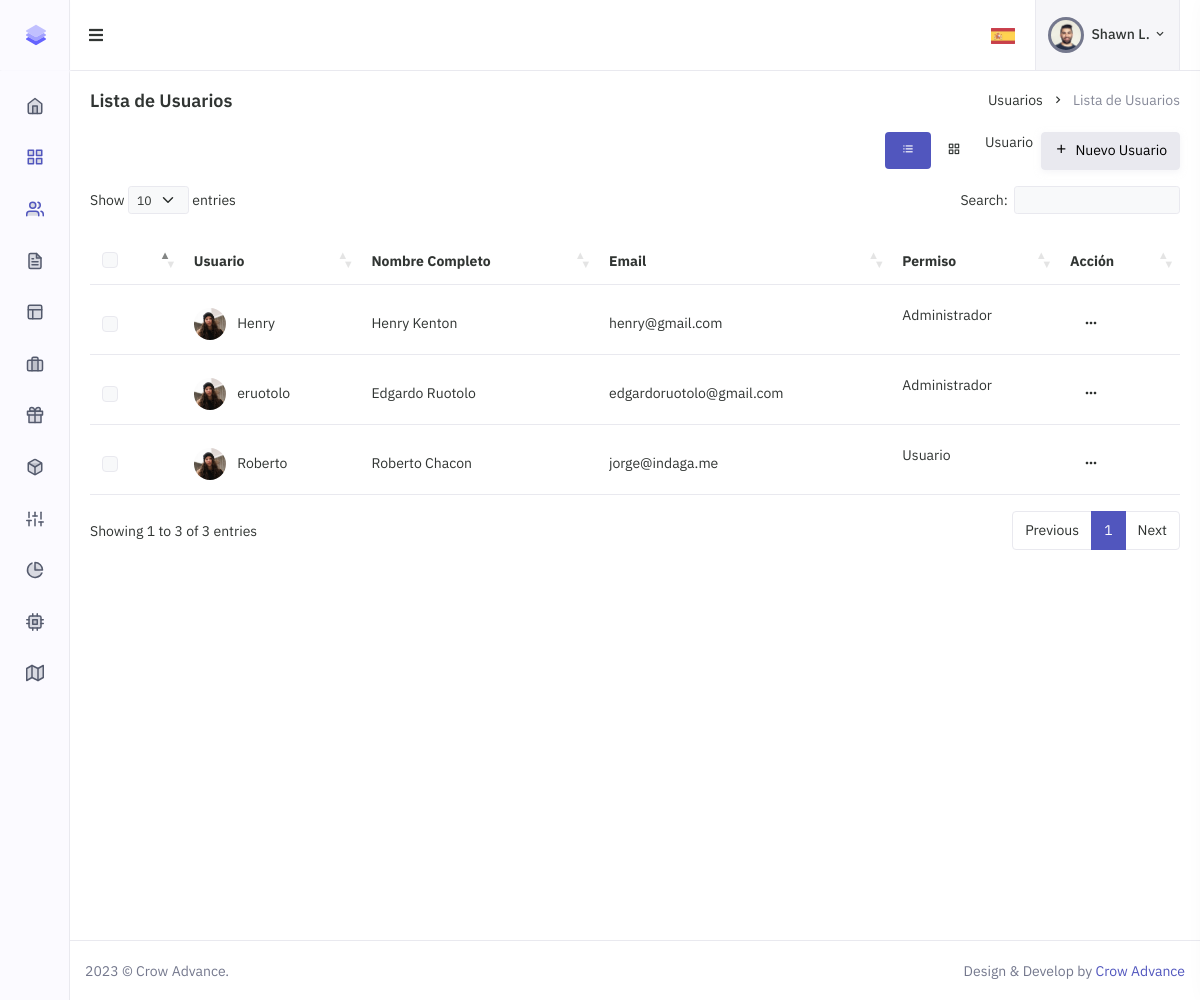
The page /Admin/apps-contacts-list.php (signed in) on the database its author committed.
### tables this page shows
CREATE TABLE `users` (
  `id` int(11) NOT NULL,
  `useremail` varchar(255) NOT NULL,
  `username` varchar(50) NOT NULL,
  `password` varchar(255) NOT NULL,
  `token` varchar(255) DEFAULT NULL,
  `created_at` datetime DEFAULT CURRENT_TIMESTAMP,
  `name` varchar(255) DEFAULT NULL,
  `lastname` varchar(255) DEFAULT NULL,
  `category` int(11) DEFAULT NULL
);

CREATE TABLE `user_category` (
  `id_Cat` int(11) NOT NULL,
  `cat_Nombre` varchar(255) DEFAULT NULL
);

### Admin/apps-contacts-list.php (the view, shortened to what this page needs)
<?php include 'layouts/head-main.php'; ?>
<?php include ('layouts/config.php');?>
<head>
    <link href="assets/libs/datatables.net-bs4/css/dataTables.bootstrap4.min.css" rel="stylesheet" type="text/css" />
    <link href="assets/libs/datatables.net-responsive-bs4/css/responsive.bootstrap4.min.css" rel="stylesheet" type="text/css" />
    <?php include 'layouts/head-style.php'; ?>
</head>
<?php include 'layouts/body.php'; ?>
<div id="layout-wrapper">
    <div class="main-content">
        <div class="page-content">
            <div class="container-fluid">
                <div class="row">
                    <div class="col-12">
                        <div class="page-title-box d-sm-flex align-items-center justify-content-between">
                            <h4 class="mb-sm-0 font-size-18">Lista de Usuarios</h4>
                            <div class="page-title-right">
                                <ol class="breadcrumb m-0">
                                    <li class="breadcrumb-item"><a href="javascript: void(0);">Usuarios</a></li>
                                    <li class="breadcrumb-item active">Lista de Usuarios</li>
                                </ol>
                            </div>
                        </div>
                    </div>
                </div>
                <div class="row align-items-center">
                    <div class="col-md-6">
                    </div>
                    <div class="col-md-6">
                        <div class="d-flex flex-wrap align-items-center justify-content-end gap-2 mb-3">
                            <div>
                                <ul class="nav nav-pills">
                                    <li class="nav-item">
                                        <a class="nav-link active" href="apps-contacts-list.php" data-bs-toggle="tooltip" data-bs-placement="top" title="List"><i class="bx bx-list-ul"></i></a>
                                    </li>
                                    <li class="nav-item">
                                        <a class="nav-link" href="apps-contacts-grid.php" data-bs-toggle="tooltip" data-bs-placement="top" title="Grid"><i class="bx bx-grid-alt"></i></a>
                                    </li>
                                </ul>
                            </div>
                            <?php
                            if ($category == 1) {
                                echo "<p>Admin</p>";
                            } else {
                                echo "<p>Usuario</p>";
                            }
                            ?>
                            <div>
                                <a href="apps-contacts-register.php" class="btn btn-light"><i class="bx bx-plus me-1"></i> Nuevo Usuario</a>
                            </div>
                        </div>
                    </div>
                </div>
                <div class="table-responsive mb-4">
                    <table class="table align-middle datatable dt-responsive table-check nowrap" style="border-collapse: collapse; border-spacing: 0 8px; width: 100%;">
                        <thead>
                            <tr>
                                <th scope="col" style="width: 50px;">
                                    <div class="form-check font-size-16">
                                        <input type="checkbox" class="form-check-input" id="checkAll">
                                    </div>
                                </th>
                                <th scope="col">Usuario</th>
                                <th scope="col">Nombre Completo</th>
                                <th scope="col">Email</th>
                                <th scope="col">Permiso</th>
                                <th style="width: 80px; min-width: 80px;">Acción</th>
                            </tr>
                        </thead>
                        <tbody>
                            <?php
                            $query ="SELECT * FROM users U
                            JOIN user_category UC
                            on U.category = UC.id_Cat";
                            $result_task = mysqli_query($link, $query);
                            while ($row = mysqli_fetch_Array($result_task))  {
                                ?>
                            <tr>
                                <th scope="row">
                                    <div class="form-check font-size-16">
                                        <input type="checkbox" class="form-check-input" id="contacusercheck1">
                                    </div>
                                </th>
                                <td>
                                    <img src="assets/images/users/avatar-2.jpg" alt="" class="avatar-sm rounded-circle me-2">
                                    <a href="#" class="text-body"><?php echo $row['username'] ?></a>
                                </td>
                                <td><?php echo $row['name'] ?> <?php echo $row['lastname'] ?></td>
                                <td><?php echo $row['useremail'] ?></td>
                                <td>
                                    <p><?php echo $row['cat_Nombre'] ?></p>
                                </td>
                                <td>
                                    <div class="dropdown">
                                        <button class="btn btn-link font-size-16 shadow-none py-0 text-muted dropdown-toggle" type="button" data-bs-toggle="dropdown" aria-expanded="false">
                                            <i class="bx bx-dots-horizontal-rounded"></i>
                                        </button>
                                    </div>
                                </td>
                            </tr>
                            <?php
                            }
                            ?>
                        </tbody>
                    </table>
                </div>
            </div>
        </div>
        <?php include 'layouts/footer.php'; ?>
    </div>
</div>
</body>
</html>

### rows shown on the page
users: username "Henry", name "Henry", lastname "Kenton", useremail "henry@gmail.com", category.cat_Nombre "Administrador"
users: username "eruotolo", name "Edgardo", lastname "Ruotolo", useremail "edgardoruotolo@gmail.com", category.cat_Nombre "Administrador"
users: username "Roberto", name "Roberto", lastname "Chacon", useremail "jorge@indaga.me", category.cat_Nombre "Usuario"

### other values the page prints
$language["Shawn_L"] "Shawn L"
